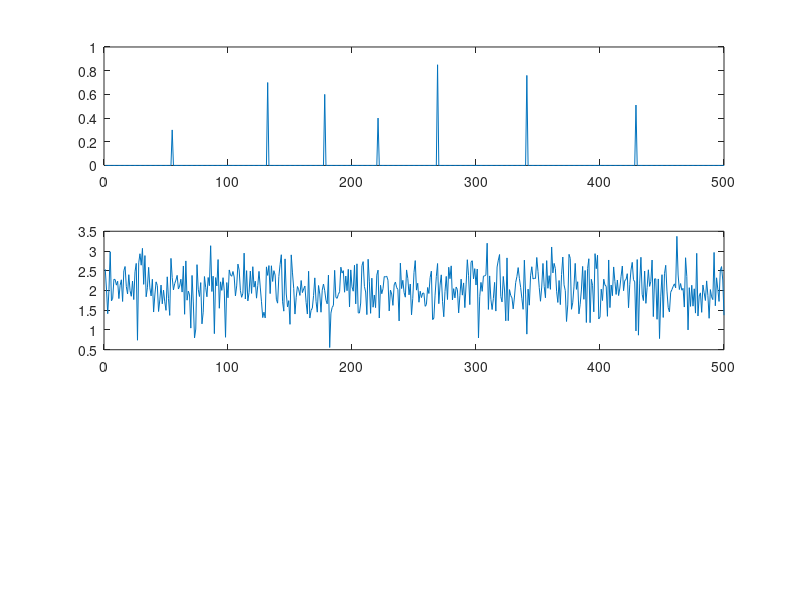

Recreate this plot in MATLAB. (Note: this script raises an error after producing the figure.)
%=========================================================
%
% APPLICATION EXAMPLES OF THE BREGMAN COOKBOOK FOR SIGNALS
%
% -v 1.0: 06/20/2013
% 
% Author: Jerome Gilles
% Institution: UCLA - Math Department
% email: jegilles@math.ucla.edu
% 
%=========================================================
clear;

%Build a sparse signal
f=zeros(500,1);
f(55)=0.3;
f(132)=0.7;
f(178)=0.6;
f(221)=0.4;
f(269)=0.85;
f(341)=0.76;
f(429)=0.51;

subplot(311);plot(f);

%Apply a random linear operator
A=rand(500,500);
f=A*f;
subplot(312);plot(f);

%L1 minimization
mu=10;
lambda=1;
Niter=10;

u=L1_SplitBregmanIteration(f,A,mu,lambda,Niter);

subplot(313);plot(u);